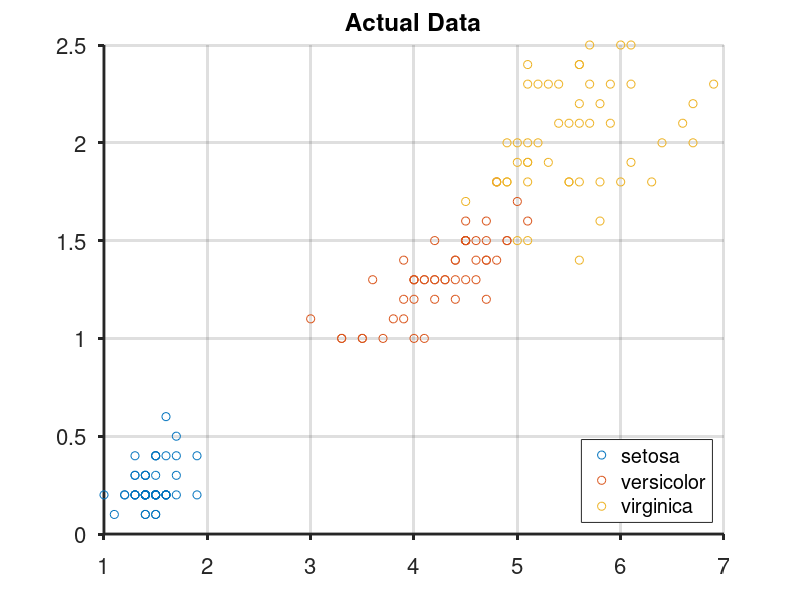
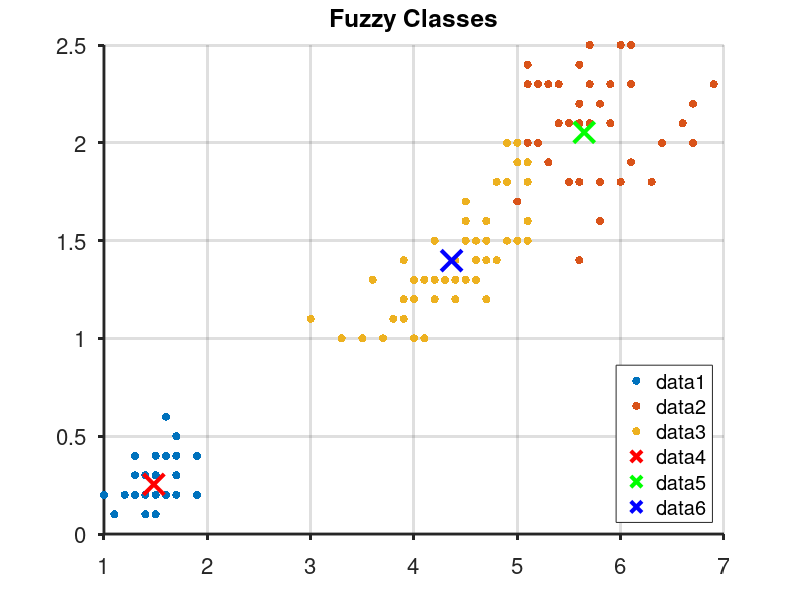

MATLAB code to generate these figures, in order:
clear;clc;close all
%% Classify Iris Data using Fuzzy C-Means
% Classify a new point based on the Fisher iris.
%%
load fisheriris
x = meas(:,1:4);
gscatter(x(:,3),x(:,4),species)
legend('Location','southeast')
grid on
title('Actual Data','FontSize',30)
set(gca,'TickDir','out'); set(gca,'LineWidth',2);set(gca,'FontSize',16); 
print('-depsc2','IrisData.eps');% save to an eps file
%% 
% Find |3| clusters using fuzzy c-means clustering.
%%
[centers,U] = fcm(x,3);
%% 
% Classify each data point into the cluster with the largest membership 
% value.
%%
maxU = max(U);
index1 = find(U(1,:) == maxU);
index2 = find(U(2,:) == maxU);
index3 = find(U(3,:) == maxU);

figure
scatter(x(index1,3),x(index1,4),'or','filled')
hold on
scatter(x(index2,3),x(index2,4),'og','filled')
scatter(x(index3,3),x(index3,4),'ob','filled')
legend('Location','southeast')
title('Fuzzy Classes','FontSize',30)
plot(centers(1,3),centers(1,4),'xr','MarkerSize',15,'LineWidth',3)
plot(centers(2,3),centers(2,4),'xg','MarkerSize',15,'LineWidth',3)
plot(centers(3,3),centers(3,4),'xb','MarkerSize',15,'LineWidth',3)
hold off
grid on
set(gca,'TickDir','out'); set(gca,'LineWidth',2);set(gca,'FontSize',16); 
print('-depsc2','FuzzyCMean.eps');% save to an eps file